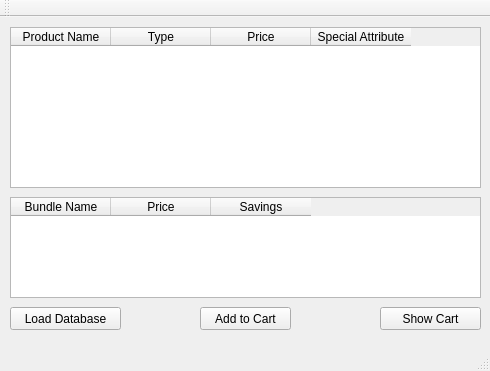
<?xml version="1.0" encoding="UTF-8"?>
<ui version="4.0">
 <class>MainWindow</class>
 <widget class="QMainWindow" name="MainWindow">
  <property name="geometry">
   <rect>
    <x>0</x>
    <y>0</y>
    <width>490</width>
    <height>371</height>
   </rect>
  </property>
  <property name="windowTitle">
   <string>MainWindow</string>
  </property>
  <widget class="QWidget" name="centralWidget">
   <widget class="QTableWidget" name="productTable">
    <property name="geometry">
     <rect>
      <x>10</x>
      <y>10</y>
      <width>471</width>
      <height>161</height>
     </rect>
    </property>
    <column>
     <property name="text">
      <string>Product Name</string>
     </property>
    </column>
    <column>
     <property name="text">
      <string>Type</string>
     </property>
    </column>
    <column>
     <property name="text">
      <string>Price</string>
     </property>
    </column>
    <column>
     <property name="text">
      <string>Special Attribute</string>
     </property>
    </column>
   </widget>
   <widget class="QTableWidget" name="bundleTable">
    <property name="geometry">
     <rect>
      <x>10</x>
      <y>180</y>
      <width>471</width>
      <height>101</height>
     </rect>
    </property>
    <column>
     <property name="text">
      <string>Bundle Name</string>
     </property>
    </column>
    <column>
     <property name="text">
      <string>Price</string>
     </property>
    </column>
    <column>
     <property name="text">
      <string>Savings</string>
     </property>
    </column>
   </widget>
   <widget class="QPushButton" name="loadButton">
    <property name="geometry">
     <rect>
      <x>10</x>
      <y>290</y>
      <width>111</width>
      <height>23</height>
     </rect>
    </property>
    <property name="text">
     <string>Load Database</string>
    </property>
   </widget>
   <widget class="AddButton" name="addButton">
    <property name="geometry">
     <rect>
      <x>200</x>
      <y>290</y>
      <width>91</width>
      <height>23</height>
     </rect>
    </property>
    <property name="text">
     <string>Add to Cart</string>
    </property>
   </widget>
   <widget class="ShowButton" name="showButton">
    <property name="geometry">
     <rect>
      <x>380</x>
      <y>290</y>
      <width>101</width>
      <height>23</height>
     </rect>
    </property>
    <property name="text">
     <string>Show Cart</string>
    </property>
   </widget>
  </widget>
  <widget class="QMenuBar" name="menuBar">
   <property name="geometry">
    <rect>
     <x>0</x>
     <y>0</y>
     <width>490</width>
     <height>21</height>
    </rect>
   </property>
  </widget>
  <widget class="QToolBar" name="mainToolBar">
   <attribute name="toolBarArea">
    <enum>TopToolBarArea</enum>
   </attribute>
   <attribute name="toolBarBreak">
    <bool>false</bool>
   </attribute>
  </widget>
  <widget class="QStatusBar" name="statusBar"/>
 </widget>
 <layoutdefault spacing="6" margin="11"/>
 <customwidgets>
  <customwidget>
   <class>AddButton</class>
   <extends>QPushButton</extends>
   <header>addbutton.h</header>
  </customwidget>
  <customwidget>
   <class>ShowButton</class>
   <extends>QPushButton</extends>
   <header>showbutton.h</header>
  </customwidget>
 </customwidgets>
 <resources/>
 <connections/>
</ui>
